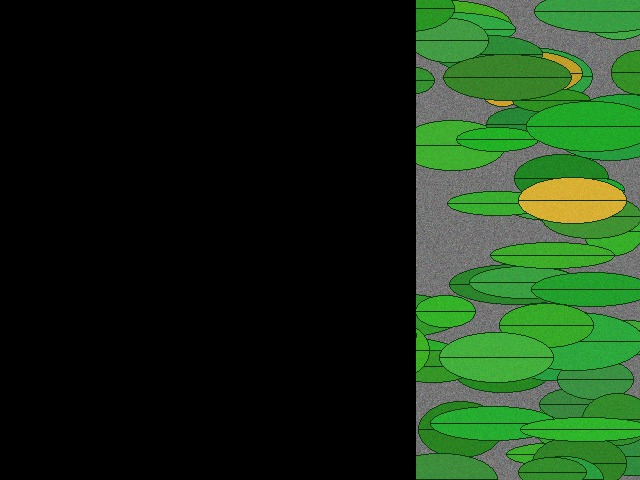
#> input picture data/sample/blocked.jpg, 640 x 480 px; its folder holds only this picture in this run
$ python make_contact_sheet.py
#> lines starting #> are read from the running program, lines starting #| are printed output that depends on the picture
from pathlib import Path
from PIL import Image, ImageOps, ImageDraw
import math

root = Path("data")
files = []
for folder in [root / "raw", root / "sample"]:
    if folder.exists():
        files.extend(
            p for p in folder.iterdir()
            if p.is_file() and p.suffix.lower() in
            {".jpg", ".jpeg", ".png", ".webp"}
        )

if not files:
    raise SystemExit("No image files found.")

cell_w, cell_h = 240, 220
columns = 4
rows = math.ceil(len(files) / columns)
sheet = Image.new("RGB", (columns * cell_w, rows * cell_h), "white")
#> sheet: PIL image 960x220 RGB; every value is 255
draw = ImageDraw.Draw(sheet)

for i, path in enumerate(files):
    x = (i % columns) * cell_w
    y = (i // columns) * cell_h
    try:
        with Image.open(path) as im:
#> im is the input picture: PIL image 640x480 RGB; mean R, G, B 25.1, 49.2, 22.4
            im = ImageOps.exif_transpose(im).convert("RGB")
            im.thumbnail((cell_w - 16, 170))
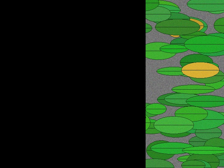
#> im: PIL image 224x168 RGB; mean R, G, B 25.1, 49.2, 22.5
            sheet.paste(im, (x + (cell_w - im.width) // 2, y + 5))
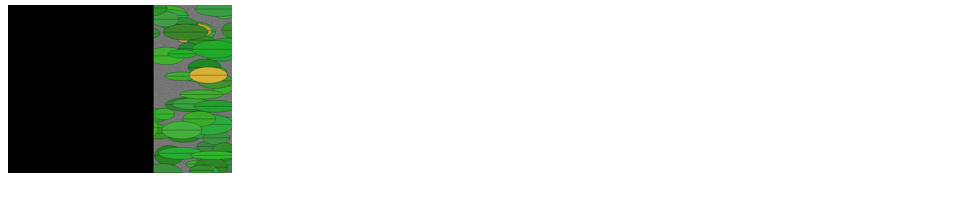
#> sheet: PIL image 960x220 RGB; mean R, G, B 214, 218.3, 213.6
            label = f"{path.parent.name}/{path.name}"
            draw.text((x + 6, y + 180), label[:34], fill="black")
            draw.text((x + 6, y + 198), f"{Image.open(path).size}", fill="black")
    except Exception as e:
        draw.text((x + 6, y + 20), f"Cannot open: {path.name}", fill="red")

out = Path("model_evaluation") / "existing_images_contact_sheet.jpg"
out.parent.mkdir(parents=True, exist_ok=True)
sheet.save(out, quality=90)
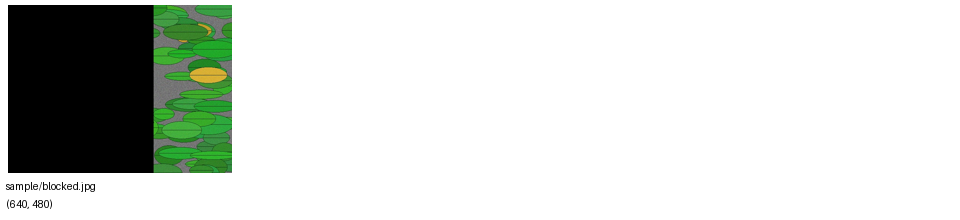
#> saved as existing_images_contact_sheet.jpg: PIL image 960x220 RGB; mean R, G, B 213.6, 217.9, 213.2
print(f"Images inspected: {len(files)}")
print(f"Contact sheet: {out.resolve()}")
